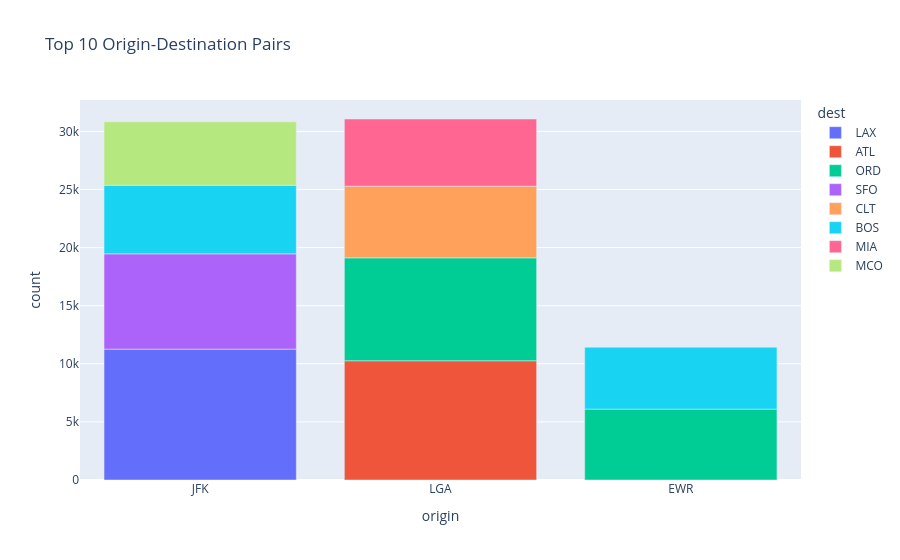

This figure's notebook cell:
### Code cell
fig = px.bar(od, x='origin', y='count', color='dest', title='Top 10 Origin-Destination Pairs')
fig.show()

### Figure 1 — Plotly figure (JSON) as saved in the notebook; plotly's stock layout.template omitted (floating-point values rounded to 4 significant figures)
{"data": [{"alignmentgroup": "True", "hovertemplate": "dest=LAX<br>origin=%{x}<br>count=%{y}<extra></extra>", "legendgroup": "LAX", "marker": {"color": "#636efa", "pattern": {"shape": ""}}, "name": "LAX", "offsetgroup": "LAX", "orientation": "v", "showlegend": true, "textposition": "auto", "type": "bar", "x": ["JFK"], "xaxis": "x", "y": [11262], "yaxis": "y"}, {"alignmentgroup": "True", "hovertemplate": "dest=ATL<br>origin=%{x}<br>count=%{y}<extra></extra>", "legendgroup": "ATL", "marker": {"color": "#EF553B", "pattern": {"shape": ""}}, "name": "ATL", "offsetgroup": "ATL", "orientation": "v", "showlegend": true, "textposition": "auto", "type": "bar", "x": ["LGA"], "xaxis": "x", "y": [10263], "yaxis": "y"}, {"alignmentgroup": "True", "hovertemplate": "dest=ORD<br>origin=%{x}<br>count=%{y}<extra></extra>", "legendgroup": "ORD", "marker": {"color": "#00cc96", "pattern": {"shape": ""}}, "name": "ORD", "offsetgroup": "ORD", "orientation": "v", "showlegend": true, "textposition": "auto", "type": "bar", "x": ["LGA", "EWR"], "xaxis": "x", "y": [8857, 6100], "yaxis": "y"}, {"alignmentgroup": "True", "hovertemplate": "dest=SFO<br>origin=%{x}<br>count=%{y}<extra></extra>", "legendgroup": "SFO", "marker": {"color": "#ab63fa", "pattern": {"shape": ""}}, "name": "SFO", "offsetgroup": "SFO", "orientation": "v", "showlegend": true, "textposition": "auto", "type": "bar", "x": ["JFK"], "xaxis": "x", "y": [8204], "yaxis": "y"}, {"alignmentgroup": "True", "hovertemplate": "dest=CLT<br>origin=%{x}<br>count=%{y}<extra></extra>", "legendgroup": "CLT", "marker": {"color": "#FFA15A", "pattern": {"shape": ""}}, "name": "CLT", "offsetgroup": "CLT", "orientation": "v", "showlegend": true, "textposition": "auto", "type": "bar", "x": ["LGA"], "xaxis": "x", "y": [6168], "yaxis": "y"}, {"alignmentgroup": "True", "hovertemplate": "dest=BOS<br>origin=%{x}<br>count=%{y}<extra></extra>", "legendgroup": "BOS", "marker": {"color": "#19d3f3", "pattern": {"shape": ""}}, "name": "BOS", "offsetgroup": "BOS", "orientation": "v", "showlegend": true, "textposition": "auto", "type": "bar", "x": ["JFK", "EWR"], "xaxis": "x", "y": [5898, 5327], "yaxis": "y"}, {"alignmentgroup": "True", "hovertemplate": "dest=MIA<br>origin=%{x}<br>count=%{y}<extra></extra>", "legendgroup": "MIA", "marker": {"color": "#FF6692", "pattern": {"shape": ""}}, "name": "MIA", "offsetgroup": "MIA", "orientation": "v", "showlegend": true, "textposition": "auto", "type": "bar", "x": ["LGA"], "xaxis": "x", "y": [5781], "yaxis": "y"}, {"alignmentgroup": "True", "hovertemplate": "dest=MCO<br>origin=%{x}<br>count=%{y}<extra></extra>", "legendgroup": "MCO", "marker": {"color": "#B6E880", "pattern": {"shape": ""}}, "name": "MCO", "offsetgroup": "MCO", "orientation": "v", "showlegend": true, "textposition": "auto", "type": "bar", "x": ["JFK"], "xaxis": "x", "y": [5464], "yaxis": "y"}], "layout": {"barmode": "relative", "legend": {"title": {"text": "dest"}, "tracegroupgap": 0}, "title": {"text": "Top 10 Origin-Destination Pairs"}, "xaxis": {"anchor": "y", "domain": [0, 1], "title": {"text": "origin"}}, "yaxis": {"anchor": "x", "domain": [0, 1], "title": {"text": "count"}}}}
